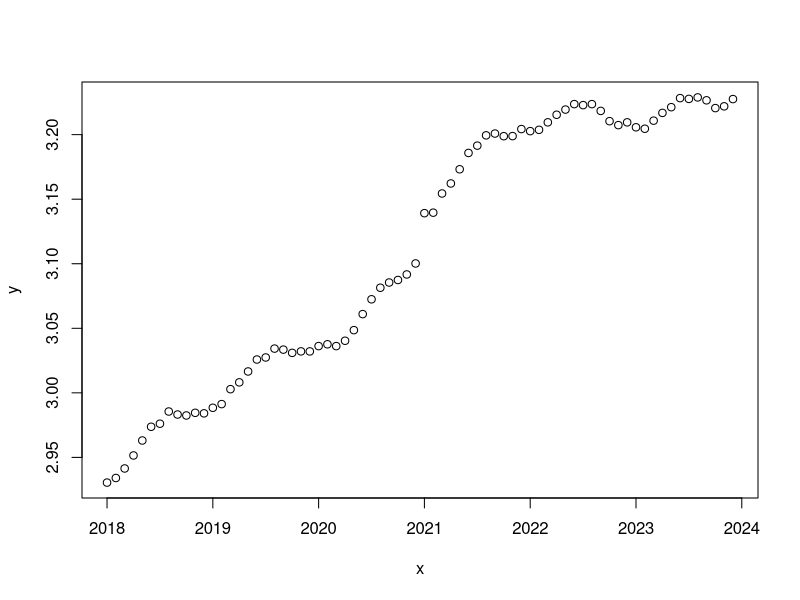

The R source for this figure: (Note: this script raises an error after producing the figure.)
## ---- chunk 1

D <- read.csv("DST_BIL54.csv")
str(D)

# See the help
?strftime
D$time <- as.POSIXct(paste0(D$time,"-01"), "%Y-%m-%d", tz="UTC")
D$time
class(D$time)

## Year to month for each of them
D$year <- 1900 + as.POSIXlt(D$time)$year + as.POSIXlt(D$time)$mon / 12

## Make the output variable a floating point (i.e.\ decimal number)
D$total <- as.numeric(D$total) / 1E6

## Divide intro train and test set
teststart <- as.POSIXct("2024-01-01", tz="UTC")
Dtrain <- D[D$time < teststart, ]
Dtest <- D[D$time >= teststart, ]
## ---- chunk 2
x <- Dtrain$year
y <- Dtrain$total

plot(x,y)
## ---- chunk 3
knitr::include_graphics("plots/dtrain_plot.png")
## ---- chunk 4
# Fit a linear model
fit <- lm(total ~ year, data = Dtrain)
summary(fit)

# abline(fit, col = "red")

# Extract the parameter estimates and their standard errors
theta_hat <- coef(fit)
theta_hat
theta_hat_se <- summary(fit)$coef[, 2]
theta_hat_se
## ---- chunk 5
plot(x, y)
lines(Dtrain$year, predict(fit), col = "red")
## ---- chunk 6
knitr::include_graphics("plots/weights_wls.jpeg")
## ---- chunk 7
knitr::include_graphics("plots/ols_wls_prediction.jpeg")
